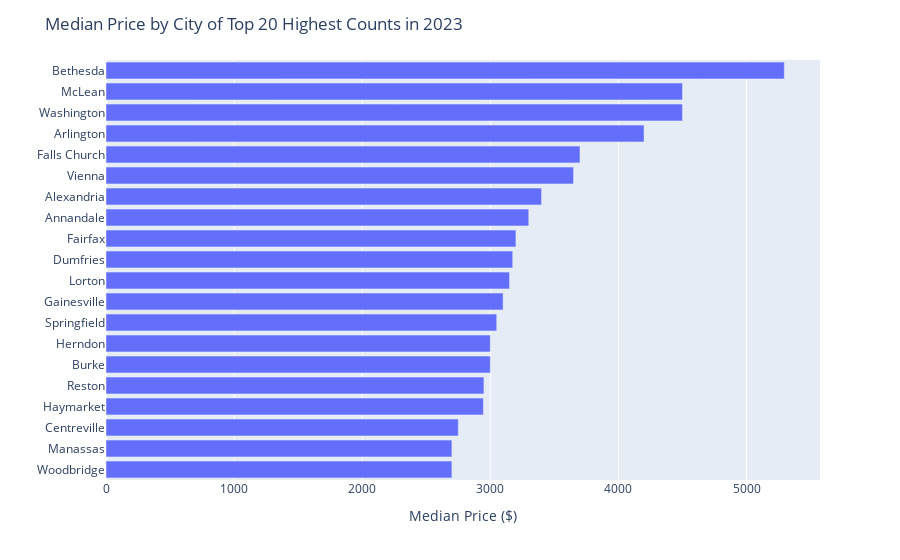

The notebook cell this image was saved under:
### Code cell
# get median prices of top10 and bottom10
median_top20cities = df_top_20_cities.groupby('City')['Price'].median().reset_index().sort_values(by='Price')

# plot the top10
fig = px.bar(median_top20cities, y='City', x='Price', orientation='h')
fig.update_layout(
    title="Median Price by City of Top 20 Highest Counts in 2023",
    yaxis_title="",
    xaxis_title="Median Price ($)"
)

fig.show()

### Figure 1 — Plotly figure (JSON) as saved in the notebook; plotly's stock layout.template omitted (floating-point values rounded to 4 significant figures)
{"data": [{"alignmentgroup": "True", "hovertemplate": "Price=%{x}<br>City=%{y}<extra></extra>", "legendgroup": "", "marker": {"color": "#636efa", "pattern": {"shape": ""}}, "name": "", "offsetgroup": "", "orientation": "h", "showlegend": false, "textposition": "auto", "type": "bar", "x": [2700, 2700, 2750, 2946, 2950, 3000, 3000, 3050, 3100, 3150, 3175, 3200, 3300, 3400, 3650, 3700, 4200, 4500, 4500, 5295], "xaxis": "x", "y": ["Woodbridge", "Manassas", "Centreville", "Haymarket", "Reston", "Burke", "Herndon", "Springfield", "Gainesville", "Lorton", "Dumfries", "Fairfax", "Annandale", "Alexandria", "Vienna", "Falls Church", "Arlington", "Washington", "McLean", "Bethesda"], "yaxis": "y"}], "layout": {"barmode": "relative", "legend": {"tracegroupgap": 0}, "margin": {"t": 60}, "title": {"text": "Median Price by City of Top 20 Highest Counts in 2023"}, "xaxis": {"anchor": "y", "domain": [0, 1], "title": {"text": "Median Price ($)"}}, "yaxis": {"anchor": "x", "domain": [0, 1], "title": {"text": ""}}}}
